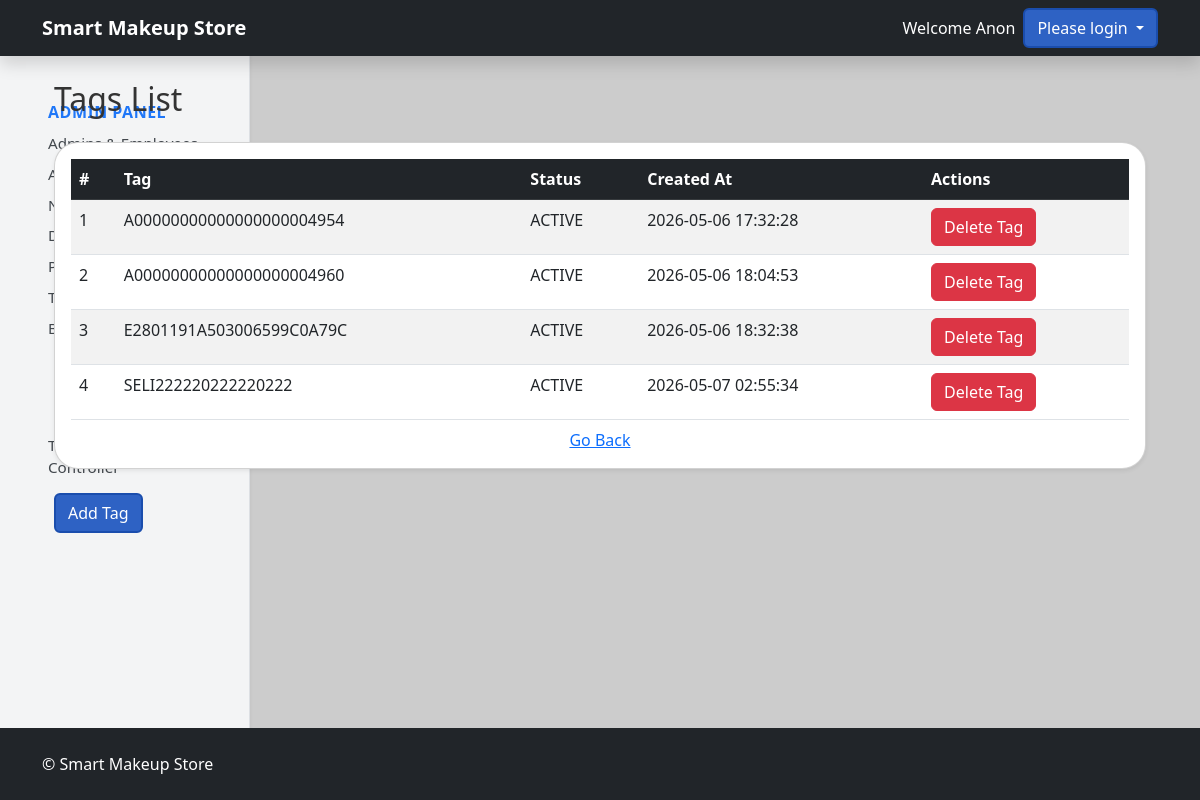
The page /admin-dashboard/products/1/Tags on the database its author committed.
### tables this page shows
CREATE TABLE product_rfid (
            rfid_id INTEGER PRIMARY KEY AUTOINCREMENT,
            product_id INTEGER NOT NULL,
            rfid_tag TEXT UNIQUE NOT NULL,
            rfid_status TEXT DEFAULT 'ACTIVE',
            rfid_created_at TIMESTAMP DEFAULT CURRENT_TIMESTAMP,
            FOREIGN KEY(product_id) REFERENCES products(product_id)
        );

### routes/store.py (the view)
@app.route('/admin-dashboard/products/<int:product_id>/Tags')
def tagsList(product_id):
    storeDb = db.getDB()
    tags = storeDb.execute(
        '''SELECT * from product_rfid where product_id = ?;
'''
    ,(product_id,)).fetchall()
    return render_template('tagsList.html', tags=tags,product_id=product_id)

### models/database.py (called while the page is built)
def getDB():
    conn = sqlite3.connect('store.db', check_same_thread=False)
    conn.row_factory = sqlite3.Row
    return conn

### templates/TagsList.html
{% extends "base.html" %} {% block content %}
<div class="container my-4">
  <h2 class="mb-4">Tags List</h2>
  {% include "adminSidebar.html" with context %} {% if tags|length == 0 %}
  <div class="alert alert-warning">No users found yet.</div>
  {% else %}
  <div class="card shadow-sm">
    <div class="card-body p-3">
      <table class="table table-striped table-hover mb-0">
        <thead class="table-dark">
          <tr>
            <th>#</th>
            <th>Tag</th>
            <th>Status</th>
            <th>Created At</th>
            <th>Actions</th>
          </tr>
        </thead>
        <tbody>
          {% for tag in tags %}
          <tr>
            <td>{{ loop.index }}</td>
            <td>{{ tag.rfid_tag }}</td>
            <td>{{ tag.rfid_status }}</td>
            <td>{{ tag.rfid_created_at }}</td>
            <td>
              <a
                href="{{ url_for('store.removeRFID', rfid_id=tag.rfid_id) }}"
                class="btn btn-danger"
                >Delete Tag</a>
            </td>
          </tr>
          {% endfor %}
        </tbody>
      </table>
                          <div class="text-center mt-2">
        <a href="{{ url_for('store.productList') }}">Go Back</a>
      </div>
    </div>
  </div>
  {% endif %}
  <div class="mt-4">
    <a
      href="{{ url_for('store.tagCreate' , product_id=product_id) }}"
      class="btn btn-primary"
      >Add Tag</a
    >
  </div>
</div>
{% endblock %}

### static/css/00-Global-Styles.css (style rules this page uses)
body, html { background-color: #ccc !important; color: #333; display: flex; flex-direction: column; margin: 0; padding: 0; min-height: 100vh; }
.bg-primary, .btn-primary { background-color: #2e62c4 !important; }
.btn-primary { border: 2px solid #1a4dad; }
.card { border-radius: 1.5rem !important; }

### rows shown on the page
product_rfid: rfid_tag "A00000000000000000004954", rfid_status "ACTIVE", rfid_created_at "2026-05-06 17:32:28"
product_rfid: rfid_tag "A00000000000000000004960", rfid_status "ACTIVE", rfid_created_at "2026-05-06 18:04:53"
product_rfid: rfid_tag "E2801191A503006599C0A79C", rfid_status "ACTIVE", rfid_created_at "2026-05-06 18:32:38"
product_rfid: rfid_tag "SELI222220222220222", rfid_status "ACTIVE", rfid_created_at "2026-05-07 02:55:34"
